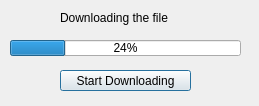
<?xml version="1.0" encoding="UTF-8"?>
<ui version="4.0">
 <class>Dialog</class>
 <widget class="QDialog" name="Dialog">
  <property name="geometry">
   <rect>
    <x>0</x>
    <y>0</y>
    <width>259</width>
    <height>106</height>
   </rect>
  </property>
  <property name="windowTitle">
   <string>Dialog</string>
  </property>
  <widget class="QLabel" name="label">
   <property name="geometry">
    <rect>
     <x>60</x>
     <y>10</y>
     <width>131</width>
     <height>16</height>
    </rect>
   </property>
   <property name="text">
    <string>Downloading the file</string>
   </property>
  </widget>
  <widget class="QProgressBar" name="progressBar">
   <property name="geometry">
    <rect>
     <x>10</x>
     <y>40</y>
     <width>231</width>
     <height>16</height>
    </rect>
   </property>
   <property name="value">
    <number>24</number>
   </property>
  </widget>
  <widget class="QPushButton" name="pushButtonStart">
   <property name="geometry">
    <rect>
     <x>60</x>
     <y>70</y>
     <width>131</width>
     <height>21</height>
    </rect>
   </property>
   <property name="text">
    <string>Start Downloading</string>
   </property>
  </widget>
 </widget>
 <resources/>
 <connections/>
</ui>
